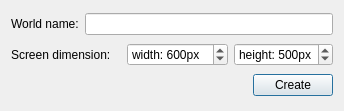
<?xml version="1.0" encoding="UTF-8"?>
<ui version="4.0">
 <class>Wizard</class>
 <widget class="QDialog" name="Wizard">
  <property name="geometry">
   <rect>
    <x>0</x>
    <y>0</y>
    <width>314</width>
    <height>111</height>
   </rect>
  </property>
  <property name="windowTitle">
   <string>Dialog</string>
  </property>
  <layout class="QVBoxLayout" name="verticalLayout">
   <item>
    <layout class="QHBoxLayout" name="horizontalLayout">
     <item>
      <widget class="QLabel" name="label">
       <property name="text">
        <string>World name:</string>
       </property>
      </widget>
     </item>
     <item>
      <widget class="QLineEdit" name="worldName"/>
     </item>
    </layout>
   </item>
   <item>
    <layout class="QHBoxLayout" name="horizontalLayout_2">
     <item>
      <widget class="QLabel" name="label_2">
       <property name="text">
        <string>Screen dimension:   </string>
       </property>
      </widget>
     </item>
     <item>
      <widget class="QSpinBox" name="width">
       <property name="suffix">
        <string>px</string>
       </property>
       <property name="prefix">
        <string>width: </string>
       </property>
       <property name="minimum">
        <number>50</number>
       </property>
       <property name="maximum">
        <number>1000</number>
       </property>
       <property name="value">
        <number>600</number>
       </property>
      </widget>
     </item>
     <item>
      <widget class="QSpinBox" name="height">
       <property name="suffix">
        <string>px</string>
       </property>
       <property name="prefix">
        <string>height: </string>
       </property>
       <property name="minimum">
        <number>50</number>
       </property>
       <property name="maximum">
        <number>900</number>
       </property>
       <property name="value">
        <number>500</number>
       </property>
      </widget>
     </item>
    </layout>
   </item>
   <item>
    <layout class="QHBoxLayout" name="horizontalLayout_3">
     <item>
      <spacer name="horizontalSpacer">
       <property name="orientation">
        <enum>Qt::Horizontal</enum>
       </property>
       <property name="sizeHint" stdset="0">
        <size>
         <width>40</width>
         <height>20</height>
        </size>
       </property>
      </spacer>
     </item>
     <item>
      <widget class="QPushButton" name="createButton">
       <property name="text">
        <string>Create</string>
       </property>
      </widget>
     </item>
    </layout>
   </item>
  </layout>
 </widget>
 <resources/>
 <connections/>
</ui>
